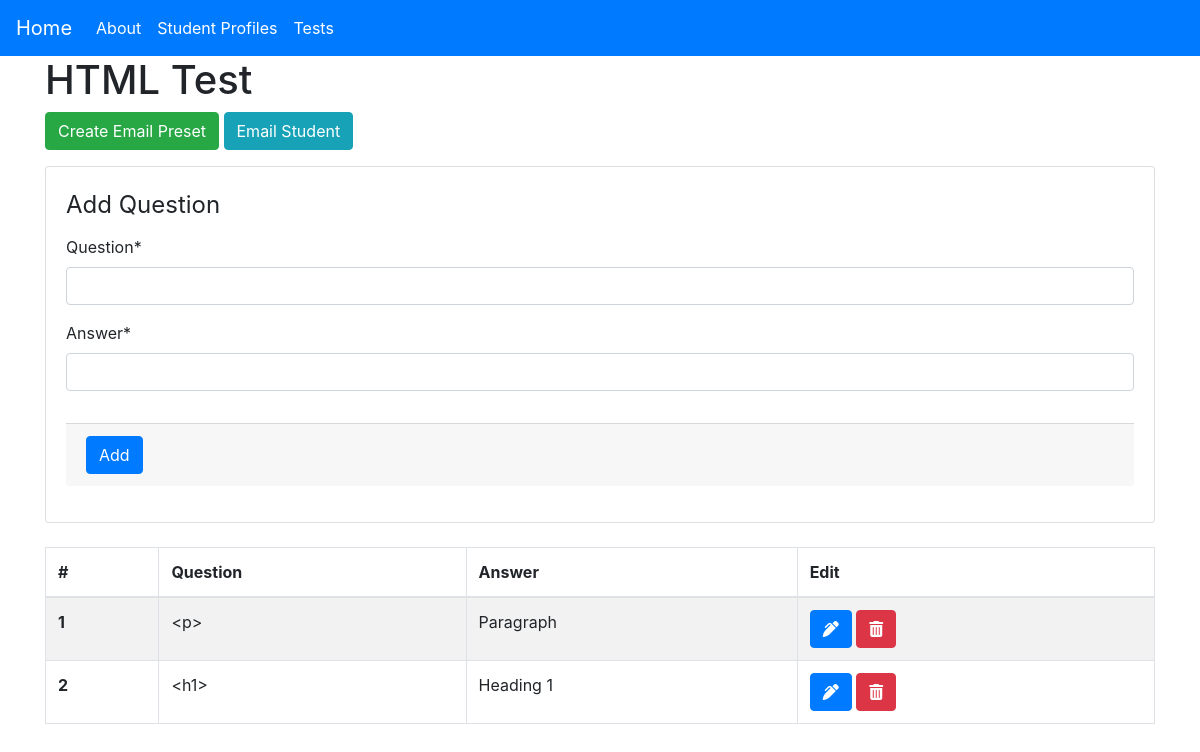
/tests/3/, run on the app's committed database.
### main/models.py (models this page shows, shortened)
class Test(models.Model):
    test_name = models.CharField(max_length=100)
    test_directions = models.TextField(null=True)
    test_status_new = models.ManyToManyField('StudentProfile', related_name='test_status_new')
    test_status_good = models.ManyToManyField('StudentProfile', related_name='test_status_good')
    test_status_repeat = models.ManyToManyField('StudentProfile', related_name='test_status_repeat')
    test_repeat_due = models.IntegerField(default=6)
    test_status_due = models.ManyToManyField('StudentProfile', related_name='test_status_due')
    test_order = models.IntegerField(default=0)
    supporting_material = models.CharField(max_length=500, null=True)

class Question(models.Model):
    test = models.ForeignKey(Test, on_delete=models.CASCADE)
    question = models.CharField(max_length=200)
    answer = models.CharField(max_length=200)
    review_question = models.BooleanField(default=False)

### main/views.py (the view)
# urls.py: path('tests/<int:test_id>/', views.test, name='test'),
def test(request, test_id):
    test = Test.objects.filter(pk=test_id).first()
    questions = Question.objects.filter(test=test)
    if request.method == 'POST':
        form = AddQuestionForm(request.POST)
        e_form = EmailStudentForm(request.POST)
        if form.is_valid():
            form.save(commit=False)
            question = Question(
                test=test,
                question=form.cleaned_data['question'],
                answer=form.cleaned_data['answer'],
            )
            question.save()
    else:
        form = AddQuestionForm()
        e_form = EmailStudentForm()
    context = {
        'title': test.test_name,
        'test': test,
        'questions': questions,
        'form': form,
        'e_form': e_form,
        'presets': EmailPreset.objects.all(),
    }
    return render(request, 'main/test.html', context=context)

### main/forms.py
class AddQuestionForm(forms.ModelForm):
    class Meta:
        model = Question
        fields = ['question', 'answer']

class EmailStudentForm(forms.ModelForm):
    recipient = forms.EmailField(label='Recipient\'s Email Address')
    class Meta:
        model = EmailPreset
        fields = ['recipient', 'subject', 'body']

### main/templates/main/test.html (shortened to what this page needs)
{% extends 'main/base.html' %}
{% load crispy_forms_tags %}
{% block content %}
<h1>{{test.test_name}}</h1>
<button type="button" class="btn btn-success mb-3" data-toggle="modal" data-target="#createEmailPresetModal">
    Create Email Preset
</button>
<button type="button" class="btn btn-info mb-3" data-toggle="modal" data-target="#emailStudentModal">
    Email Student
</button>
<form action="" method="post">
    <div class="card card-body">
        <legend class="card-title">Add Question</legend>
        <fieldset class="form-group">
            {{form|crispy}}
        </fieldset>
        <div class="form-group card-footer">
            <button class="btn btn-primary" type="submit">Add</button>
        </div>
    </div>
</form>
<br>
<table class="table table-bordered table-striped">
    <thead class="thead-primary">
        <tr>
            <th scope="col">#</th>
            <th scope="col">Question</th>
            <th scope="col">Answer</th>
            <th scope="col">Edit</th>
        </tr>
    </thead>
    <tbody>
        {% for question in questions %}
            <tr>
                <th scope="row">{{forloop.counter}}</th>
                <td>{{question.question}}</td>
                <td>{{question.answer}}</td>
                <td>
                    <a href="{% url 'update-question' test_id=test.id question_id=question.id %}">
                        <button title="Update Question" class="btn btn-primary">
                            <i class="fas fa-pen-alt"></i>
                        </button>
                    </a>
                    <a href="{% url 'delete-question' test_id=test.id question_id=question.id %}">
                        <button title="Delete Question" class="btn btn-danger">
                            <i class="fas fa-trash-alt"></i>
                        </button>
                    </a>
                </td>
            </tr>
        {% endfor %}
    </tbody>
</table>
{% endblock content %}

### data on the page
Test: test_name "HTML Test"
Question: question "<p>", answer "Paragraph"
Question: question "<h1>", answer "Heading 1"
